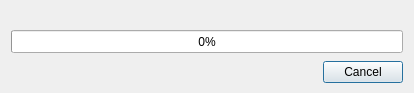
<?xml version="1.0" encoding="UTF-8"?>
<ui version="4.0">
 <class>ModalProgressDialog</class>
 <widget class="QDialog" name="ModalProgressDialog">
  <property name="windowModality">
   <enum>Qt::ApplicationModal</enum>
  </property>
  <property name="geometry">
   <rect>
    <x>0</x>
    <y>0</y>
    <width>414</width>
    <height>93</height>
   </rect>
  </property>
  <property name="sizePolicy">
   <sizepolicy hsizetype="Preferred" vsizetype="MinimumExpanding">
    <horstretch>0</horstretch>
    <verstretch>0</verstretch>
   </sizepolicy>
  </property>
  <property name="windowTitle">
   <string>Progress</string>
  </property>
  <property name="modal">
   <bool>true</bool>
  </property>
  <layout class="QVBoxLayout" name="verticalLayout">
   <property name="spacing">
    <number>6</number>
   </property>
   <property name="topMargin">
    <number>6</number>
   </property>
   <property name="bottomMargin">
    <number>6</number>
   </property>
   <item>
    <widget class="QLabel" name="label">
     <property name="sizePolicy">
      <sizepolicy hsizetype="Preferred" vsizetype="Fixed">
       <horstretch>0</horstretch>
       <verstretch>0</verstretch>
      </sizepolicy>
     </property>
     <property name="text">
      <string/>
     </property>
     <property name="textFormat">
      <enum>Qt::AutoText</enum>
     </property>
     <property name="alignment">
      <set>Qt::AlignCenter</set>
     </property>
    </widget>
   </item>
   <item>
    <widget class="ProgressReporterWrapper" name="progressBar">
     <property name="minimumSize">
      <size>
       <width>0</width>
       <height>23</height>
      </size>
     </property>
     <property name="maximumSize">
      <size>
       <width>16777215</width>
       <height>23</height>
      </size>
     </property>
     <property name="value">
      <number>0</number>
     </property>
    </widget>
   </item>
   <item>
    <widget class="QDialogButtonBox" name="buttonBox">
     <property name="orientation">
      <enum>Qt::Horizontal</enum>
     </property>
     <property name="standardButtons">
      <set>QDialogButtonBox::Cancel</set>
     </property>
    </widget>
   </item>
  </layout>
 </widget>
 <customwidgets>
  <customwidget>
   <class>ProgressReporterWrapper</class>
   <extends>QProgressBar</extends>
   <header>progressreporterwrapper.hpp</header>
  </customwidget>
 </customwidgets>
 <resources/>
 <connections/>
</ui>
